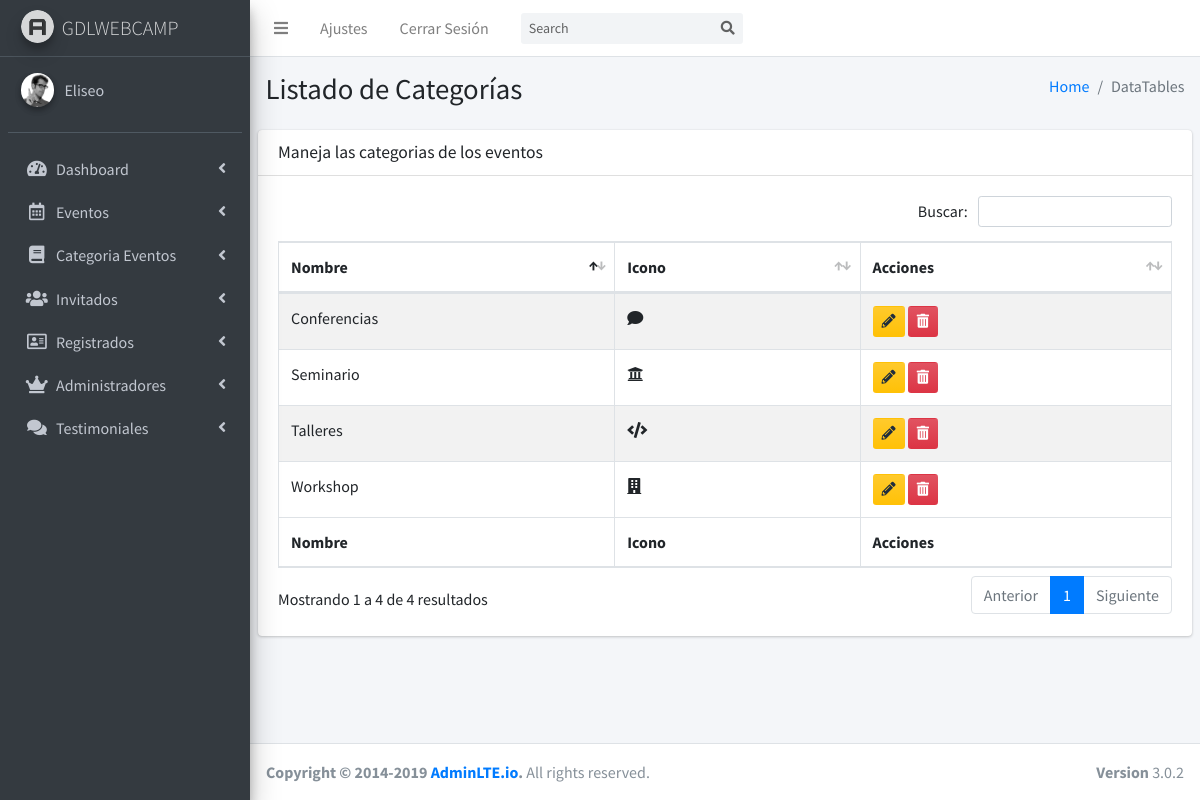
/admin/pages/examples/lista-categorias.php (signed in), run on the app's committed database.
### tables this page shows
CREATE TABLE `categoria_evento` (
  `id_categoria` tinyint(10) NOT NULL,
  `cat_evento` varchar(50) NOT NULL,
  `icono` varchar(15) NOT NULL,
  `editado` datetime NOT NULL
);

### admin/pages/examples/lista-categorias.php (the view, shortened to what this page needs)
<?php
include 'funciones/funciones.php';
include 'templates/header.php';
include 'templates/barra-superior.php';
include 'templates/navegacion-lateral.php';
?>
<div class="content-wrapper">
  <section class="content-header">
    <div class="container-fluid">
      <div class="row mb-2">
        <div class="col-sm-6">
          <h1>Listado de Categorías</h1>
        </div>
        <div class="col-sm-6">
          <ol class="breadcrumb float-sm-right">
            <li class="breadcrumb-item"><a href="#">Home</a></li>
            <li class="breadcrumb-item active">DataTables</li>
          </ol>
        </div>
      </div>
    </div>
  </section>
  <section class="content">
    <div class="row">
      <div class="col-12">
        <div class="card">
          <div class="card-header">
            <h3 class="card-title">Maneja las categorias de los eventos</h3>
          </div>
          <div class="card-body">
            <table id="registros" class="table table-bordered table-striped">
              <thead>
              <tr>
                <th>Nombre</th>
                <th>Icono</th>
                <th>Acciones</th>
              </tr>
              </thead>
              <tbody>
                <?php
                try {
                  $sql = "SELECT * FROM categoria_evento";
                  $resultado = $conn->query($sql);
                } catch (Exception $e) {
                  $error = $e->getMessage();
                  echo $error;
                }
                while($categoria = $resultado->fetch_assoc()) { ?>
                    <tr>
                    <td><?php echo $categoria['cat_evento']; ?></td>
                    <td><i class="fa <?php echo $categoria['icono']; ?>"></i></td>
                    <td>
                      <a href="editar-categoria.php?id=<?php echo $categoria['id_categoria']; ?>" class="btn bg-gradient-warning btn-sm margin">
                      <i class="fas fa-pencil-alt"></i>
                      </a>
                      <a href="#" data-id="<?php echo $categoria['id_categoria']; ?>" data-tipo="categoria" class="btn bg-gradient-danger btn-sm borrar_registro">
                      <i class="fas fa-trash-alt"></i>
                      </a>
                    </td>
                  </tr>
                <?php } ?>
              </tbody>
              <tfoot>
              <tr>
                <th>Nombre</th>
                <th>Icono</th>
                <th>Acciones</th>
              </tr>
              </tfoot>
            </table>
          </div>
        </div>
      </div>
    </div>
  </section>
</div>
<?php
include 'templates/footer.php';
?>

### data on the page
categoria_evento: cat_evento "Seminario"
categoria_evento: cat_evento "Conferencias"
categoria_evento: cat_evento "Talleres"
categoria_evento: cat_evento "Workshop"

### other printed values
$_SESSION['nombre'] "Eliseo"
